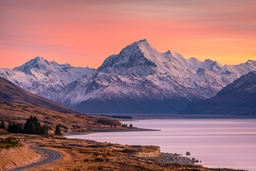
#> input picture TestE.jpg, 256 x 171 px, shrunk from 1600 x 1067 before the run; its folder holds 4 pictures in this run
$ python main.py
#> lines starting #> are read from the running program, lines starting #| are printed output that depends on the picture
### Picture.py
from PIL import Image
from Pixel import Pixel
import os
import math

class Picture:
    def __init__(self, file_name: str):
#> called with file_name = 'TestE'
        self.image = Image.open(file_name + ".jpg")
#> self.image is the input picture: PIL image 256x171 RGB; mean R, G, B 158.6, 114.5, 120.4
        self.width: int = self.image.size[0]
#> self.width = 256
        self.height: int = self.image.size[1]
#> self.height = 171
        self.pixels: list[Pixel] = list()

        self.name: str = file_name

        #loop through self.imageData and fill a new list with pixel objects     #(x,y,r,g,b)
        for y in range(self.height):
            for x in range(self.width):
                currentPixel = self.image.getpixel((x,y))
                self.pixels.append(Pixel(x,y,currentPixel[0],currentPixel[1],currentPixel[2]))

    def saveAs(self, file_extension: str) -> None:
        #creates a new, empty image.
#> called with file_extension = '.jpg'
        newImage = Image.new("RGB",(self.width,self.height))
#> newImage: PIL image 236x151 RGB; every value is 0

        #puts the modified pixels values from newImageData into the new image and saves it
        for pixel in self.pixels:
            try:
                newImage.putpixel((pixel.v[0],pixel.v[1]),(pixel.v[2],pixel.v[3],pixel.v[4]))
            except:
                print("failed to put pixel ",pixel)
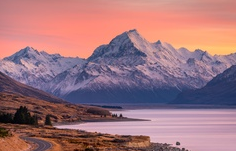
#> newImage: PIL image 236x151 RGB; mean R, G, B 159.3, 116.3, 124.2

        #While loop that adds "(n)" until the name is not a duplicate
        named = True
        tagNum = 1
        while named == True:
            tag = f"({tagNum})"
            if os.path.exists("" + self.name + tag + file_extension):
                tagNum += 1
            else:
                newImage.save("" + self.name + tag + file_extension)
                named = False

        del newImage
    def uniform_crop(self, offset: int) -> None:
        self.crop(offset, offset, offset, offset)
    #each variable is how many pixels should be cut off in that direction
    def crop(self, x_left: int, x_right: int, y_top: int, y_bottom: int) -> None:
        #To do the crop in place, we must algorithmically decide which pixels to delete from the list
        #For a given pixel, if its x value < x_left, we delete it
        #if y < y_top, we delete it
        #...
        i = 0
        end = len(self.pixels)
        while(i < end):
            pop = False
            if(self.pixels[i].x() < x_left):
                pop = True
            elif(self.pixels[i].x() >= self.width - x_right):
                pop = True
            elif(self.pixels[i].y() < y_top):
                pop = True
            elif(self.pixels[i].y() >= self.height - y_bottom):
                pop = True

            if(pop):
                self.pixels.pop(i)

                #the length of the list has changes
                end -= 1
                #the next pixel has no moved up one to fill the spot of the popped pixel
                i -= 1
            i += 1
        #now adjust the images dimensions
        self.width -= (x_left + x_right)
        self.height -= (y_top + y_bottom)
        #now overwrite the pixels coordinates
        i = 0
        end = len(self.pixels)
        while(i<end):
            self.pixels[i].set_coords(i % self.width, math.floor(i/self.width))
            i += 1


    # [20 lines left out: function gradient, not called in this run]

    def changeBrightness(self, delta: int) -> None:
        for pixel in self.pixels:
            pixel.changeBrightness(delta)

    # [96 lines left out: functions changeVignette, boxBlur, not called in this run]

### Pixel.py
import math

class Pixel:
    def __init__(self, x:int, y:int, r:int, g:int, b:int):
        self.v: list = [x,y,r,g,b] #used like a column vector

    def __str__(self):
        return f"({self.v[0]},{self.v[1]},{self.v[2]},{self.v[3]},{self.v[4]})"

    def __repr__(self):
        return self.__str__()

    #pixel level adjustment
    def changeBrightness(self, delta: int) -> None:
        self.changeColor(delta, delta, delta)

    # [29 lines left out: functions changeVignette, setColor, not called in this run]

    def setGray(self, value: int) -> None:
        self.setColor(value, value, value)

    # [4 lines left out: function changeColor, not called in this run]

    #getters and setters
    def x(self) -> int:
        return self.v[0]

    def y(self) -> int:
        return self.v[1]

    def r(self) -> int:
        return self.v[2]

    def set_r(self, R: int) -> None:
        self.v[2] = R

    def g(self) -> int:
        return self.v[3]

    def set_g(self, G: int) -> None:
        self.v[3] = G

    def b(self) -> int:
        return self.v[4]

    def set_b(self, B: int) -> None:
        self.v[4] = B

    def set_coords(self, x: int, y: int) -> None:
        self.v[0] = x
        self.v[1] = y

### main.py
from Picture import Picture

image: Picture = Picture("TestE")
image.uniform_crop(10)
image.saveAs(".jpg")
